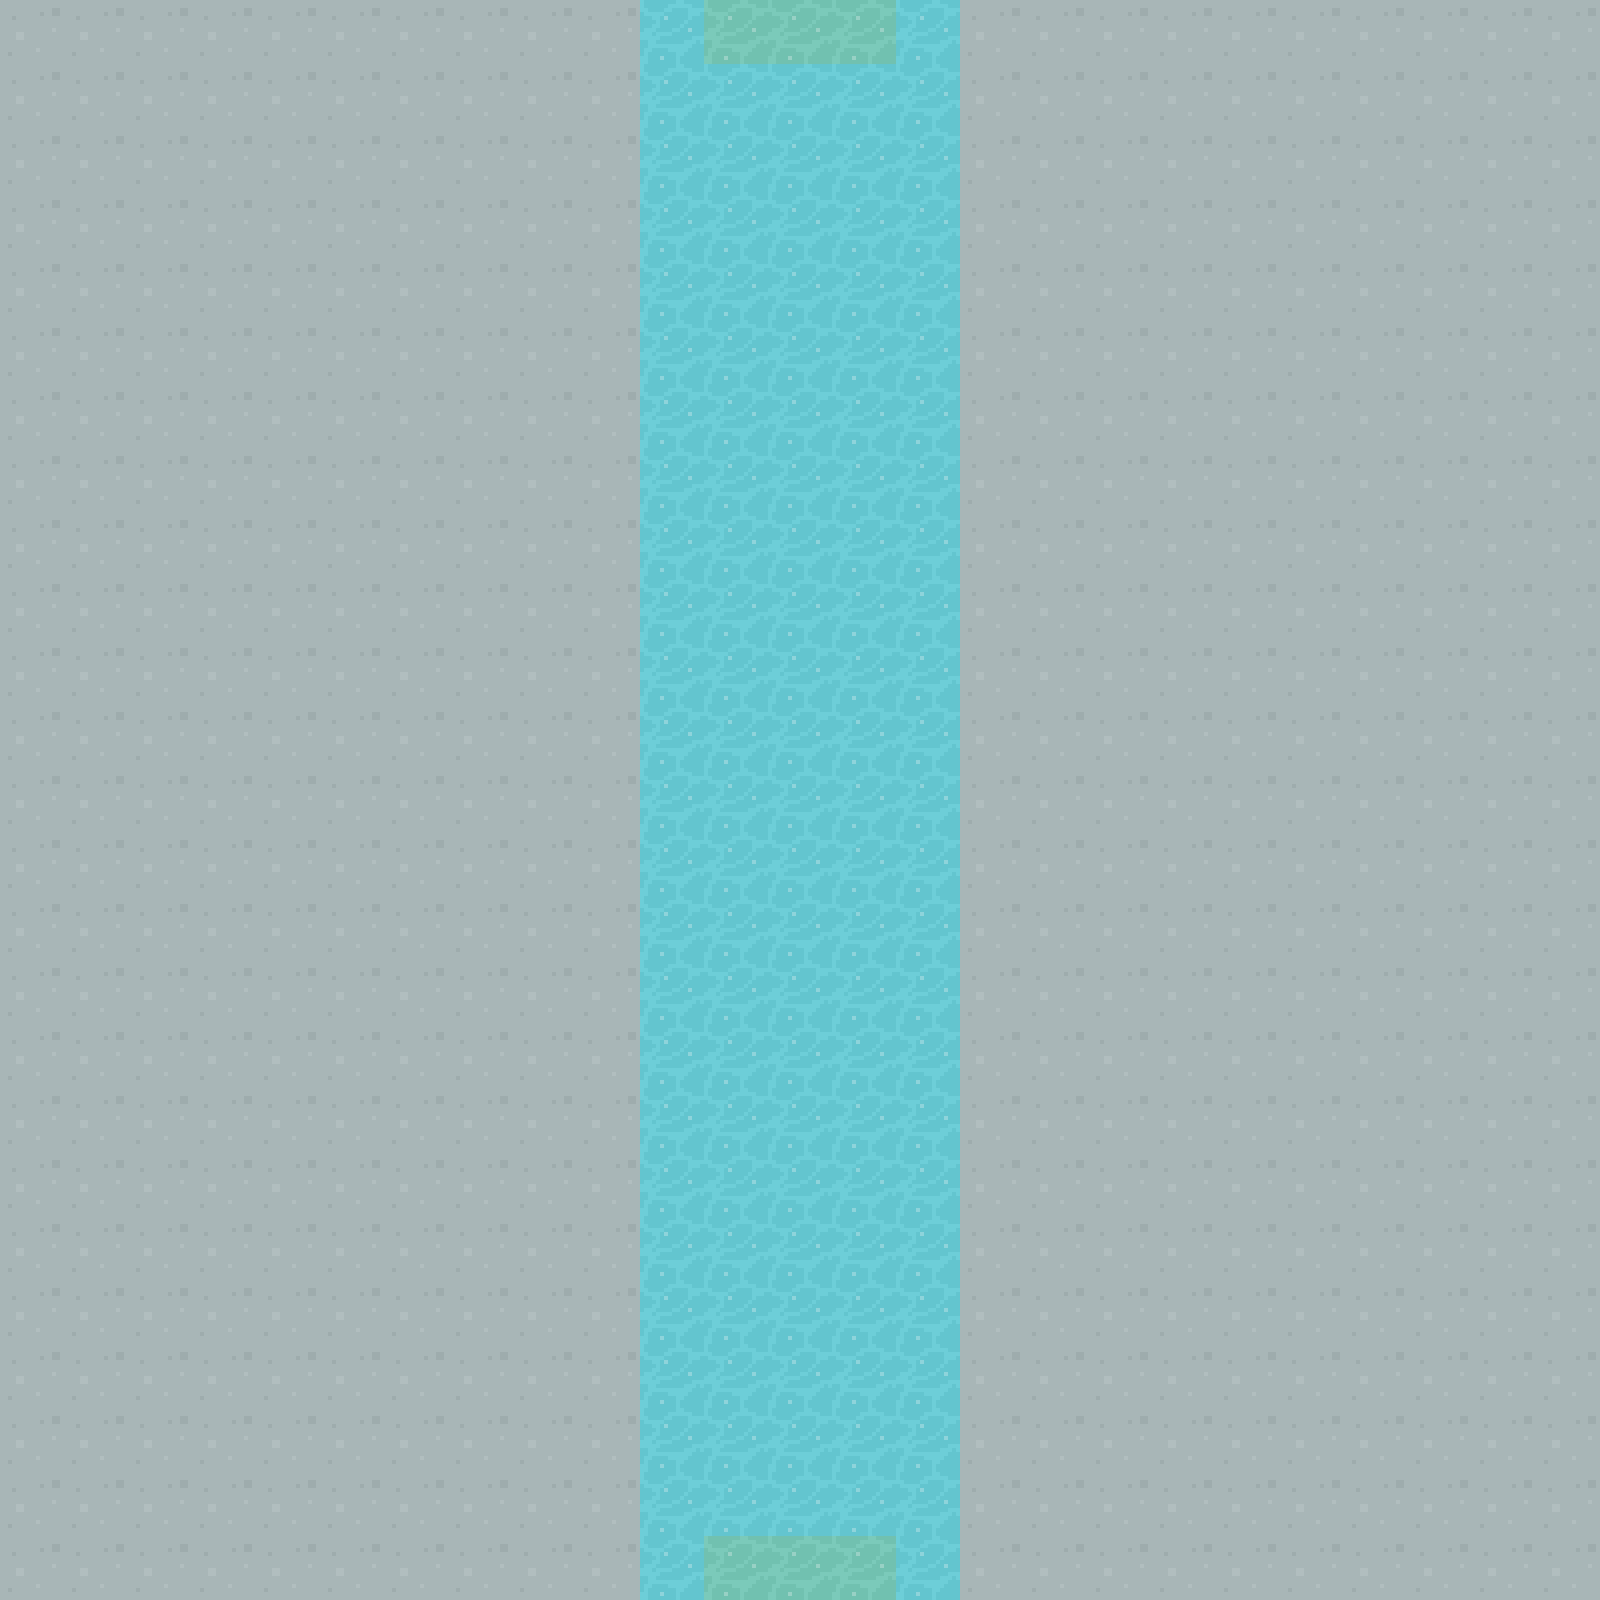

Below is a game level as drawn by its tile map, then a one-line description and the .tmx file that defines it, in full:
An orthogonal 25x25 tile map with 64x64 px tiles, 1 tile layer (Tile Layer 1) and 3 objects (SOUTH, NORTH).

<map version="1.2" tiledversion="1.3.3" orientation="orthogonal" renderorder="right-down" width="25" height="25" tilewidth="64" tileheight="64" infinite="0" nextlayerid="3" nextobjectid="10">
 <tileset firstgid="1" source="../maps/64TilesheetDungeon.tsx" />
 <layer id="1" name="Tile Layer 1" width="25" height="25">
  <data encoding="csv">
68,68,68,68,68,68,68,68,68,68,321,326,326,326,321,68,68,68,68,68,68,68,68,68,68,
68,68,68,68,68,68,68,68,68,68,321,321,321,321,321,68,68,68,68,68,68,68,68,68,68,
68,68,68,68,68,68,68,68,68,68,321,321,321,321,321,68,68,68,68,68,68,68,68,68,68,
68,68,68,68,68,68,68,68,68,68,321,321,321,321,321,68,68,68,68,68,68,68,68,68,68,
68,68,68,68,68,68,68,68,68,68,321,321,321,321,321,68,68,68,68,68,68,68,68,68,68,
68,68,68,68,68,68,68,68,68,68,321,321,321,321,321,68,68,68,68,68,68,68,68,68,68,
68,68,68,68,68,68,68,68,68,68,321,321,321,321,321,68,68,68,68,68,68,68,68,68,68,
68,68,68,68,68,68,68,68,68,68,321,321,321,321,321,68,68,68,68,68,68,68,68,68,68,
68,68,68,68,68,68,68,68,68,68,321,321,321,321,321,68,68,68,68,68,68,68,68,68,68,
68,68,68,68,68,68,68,68,68,68,321,321,321,321,321,68,68,68,68,68,68,68,68,68,68,
68,68,68,68,68,68,68,68,68,68,321,321,321,321,321,68,68,68,68,68,68,68,68,68,68,
68,68,68,68,68,68,68,68,68,68,321,321,321,321,321,68,68,68,68,68,68,68,68,68,68,
68,68,68,68,68,68,68,68,68,68,321,321,321,321,321,68,68,68,68,68,68,68,68,68,68,
68,68,68,68,68,68,68,68,68,68,321,321,321,321,321,68,68,68,68,68,68,68,68,68,68,
68,68,68,68,68,68,68,68,68,68,321,321,321,321,321,68,68,68,68,68,68,68,68,68,68,
68,68,68,68,68,68,68,68,68,68,321,321,321,321,321,68,68,68,68,68,68,68,68,68,68,
68,68,68,68,68,68,68,68,68,68,321,321,321,321,321,68,68,68,68,68,68,68,68,68,68,
68,68,68,68,68,68,68,68,68,68,321,321,321,321,321,68,68,68,68,68,68,68,68,68,68,
68,68,68,68,68,68,68,68,68,68,321,321,321,321,321,68,68,68,68,68,68,68,68,68,68,
68,68,68,68,68,68,68,68,68,68,321,321,321,321,321,68,68,68,68,68,68,68,68,68,68,
68,68,68,68,68,68,68,68,68,68,321,321,321,321,321,68,68,68,68,68,68,68,68,68,68,
68,68,68,68,68,68,68,68,68,68,321,321,321,321,321,68,68,68,68,68,68,68,68,68,68,
68,68,68,68,68,68,68,68,68,68,321,321,321,321,321,68,68,68,68,68,68,68,68,68,68,
68,68,68,68,68,68,68,68,68,68,321,321,321,321,321,68,68,68,68,68,68,68,68,68,68,
68,68,68,68,68,68,68,68,68,68,321,326,326,326,321,68,68,68,68,68,68,68,68,68,68
</data>
 </layer>
 <objectgroup id="2" name="Object Layer 1">
  <object id="3" name="SOUTH" x="704" y="1536" width="192" height="64" />
  <object id="4" x="-127.913" y="453.829" width="1.75223" />
  <object id="9" name="NORTH" x="704" y="0" width="192" height="64" />
 </objectgroup>
</map>
